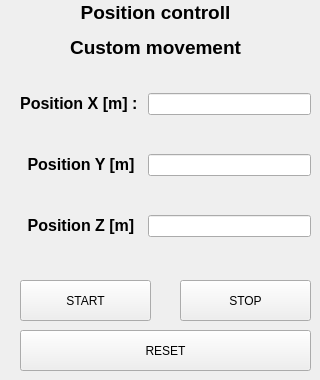
     <widget class="QWidget" name="mode2_3">
      <attribute name="title">
       <string>  2 </string>
      </attribute>
      <widget class="QLabel" name="label_128">
       <property name="geometry">
        <rect>
         <x>50</x>
         <y>0</y>
         <width>211</width>
         <height>61</height>
        </rect>
       </property>
       <property name="text">
        <string>&lt;html&gt;&lt;head/&gt;&lt;body&gt;&lt;p align=&quot;center&quot;&gt;&lt;span style=&quot; font-size:14pt; font-weight:600;&quot;&gt;Position controll&lt;/span&gt;&lt;/p&gt;&lt;p align=&quot;center&quot;&gt;&lt;span style=&quot; font-size:14pt; font-weight:600;&quot;&gt;Custom movement&lt;/span&gt;&lt;/p&gt;&lt;/body&gt;&lt;/html&gt;</string>
       </property>
      </widget>
      <widget class="QPushButton" name="positionControlCustom_Stop_PushButton_4">
       <property name="geometry">
        <rect>
         <x>180</x>
         <y>280</y>
         <width>131</width>
         <height>41</height>
        </rect>
       </property>
       <property name="text">
        <string>STOP</string>
       </property>
      </widget>
      <widget class="QPushButton" name="positionControlCustom_Start_PushButton_3">
       <property name="geometry">
        <rect>
         <x>20</x>
         <y>280</y>
         <width>131</width>
         <height>41</height>
        </rect>
       </property>
       <property name="text">
        <string>START</string>
       </property>
      </widget>
      <widget class="QWidget" name="gridLayoutWidget_12">
       <property name="geometry">
        <rect>
         <x>20</x>
         <y>60</y>
         <width>291</width>
         <height>211</height>
        </rect>
       </property>
       <layout class="QGridLayout" name="gridLayout_12">
        <item row="1" column="1">
         <widget class="QLineEdit" name="positionControlCustom_Y_LineEdit_3"/>
        </item>
        <item row="2" column="1">
         <widget class="QLineEdit" name="positionControlCustom_Z_LineEdit_3"/>
        </item>
        <item row="0" column="0">
         <widget class="QLabel" name="label_129">
          <property name="text">
           <string>&lt;html&gt;&lt;head/&gt;&lt;body&gt;&lt;p align=&quot;center&quot;&gt;&lt;span style=&quot; font-size:12pt; font-weight:600;&quot;&gt;Position X [m] : &lt;/span&gt;&lt;/p&gt;&lt;/body&gt;&lt;/html&gt;</string>
          </property>
         </widget>
        </item>
        <item row="0" column="1">
         <widget class="QLineEdit" name="positionControlCustom_X_LineEdit_3"/>
        </item>
        <item row="1" column="0">
         <widget class="QLabel" name="label_130">
          <property name="text">
           <string>&lt;html&gt;&lt;head/&gt;&lt;body&gt;&lt;p align=&quot;center&quot;&gt;&lt;span style=&quot; font-size:12pt; font-weight:600;&quot;&gt;Position Y [m]&lt;/span&gt;&lt;/p&gt;&lt;/body&gt;&lt;/html&gt;</string>
          </property>
         </widget>
        </item>
        <item row="2" column="0">
         <widget class="QLabel" name="label_131">
          <property name="text">
           <string>&lt;html&gt;&lt;head/&gt;&lt;body&gt;&lt;p align=&quot;center&quot;&gt;&lt;span style=&quot; font-size:12pt; font-weight:600;&quot;&gt;Position Z [m]&lt;/span&gt;&lt;/p&gt;&lt;/body&gt;&lt;/html&gt;</string>
          </property>
         </widget>
        </item>
       </layout>
      </widget>
      <widget class="QPushButton" name="positionControlCustom_Reset_PushButton_5">
       <property name="geometry">
        <rect>
         <x>20</x>
         <y>330</y>
         <width>291</width>
         <height>41</height>
        </rect>
       </property>
       <property name="text">
        <string>RESET</string>
       </property>
      </widget>
     </widget>
